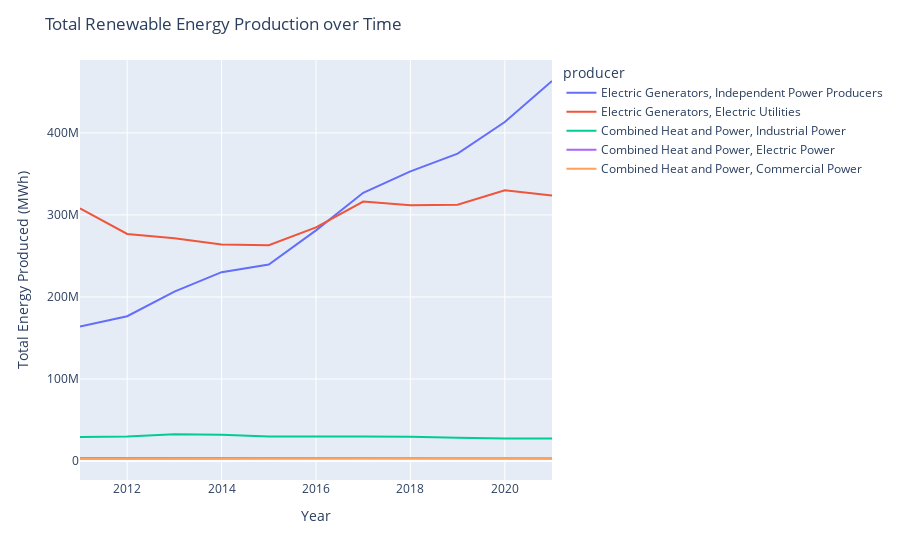

Source (notebook cell):
### Code cell
import plotly.express as px

fig = px.line(renewable_energy, x="year", y="total_generated", color='producer')
fig.update_layout(xaxis_title="Year", yaxis_title="Total Energy Produced (MWh)", title="Total Renewable Energy Production over Time")
fig.show()

### Figure 1 — Plotly figure (JSON) as saved in the notebook; plotly's stock layout.template omitted (floating-point values rounded to 4 significant figures)
{"data": [{"hovertemplate": "producer=Electric Generators, Independent Power Producers<br>year=%{x}<br>total_generated=%{y}<extra></extra>", "legendgroup": "Electric Generators, Independent Power Producers", "line": {"color": "#636efa", "dash": "solid"}, "marker": {"symbol": "circle"}, "mode": "lines", "name": "Electric Generators, Independent Power Producers", "orientation": "v", "showlegend": true, "type": "scatter", "x": [2021, 2020, 2019, 2018, 2017, 2016, 2015, 2014, 2013, 2012, 2011], "xaxis": "x", "y": [463220603, 413285675, 374696610, 353018620, 326992613, 281171219, 239427552, 230200000.0, 206500000.0, 176500000.0, 164000000.0], "yaxis": "y"}, {"hovertemplate": "producer=Electric Generators, Electric Utilities<br>year=%{x}<br>total_generated=%{y}<extra></extra>", "legendgroup": "Electric Generators, Electric Utilities", "line": {"color": "#EF553B", "dash": "solid"}, "marker": {"symbol": "circle"}, "mode": "lines", "name": "Electric Generators, Electric Utilities", "orientation": "v", "showlegend": true, "type": "scatter", "x": [2021, 2020, 2019, 2018, 2017, 2016, 2015, 2014, 2013, 2012, 2011], "xaxis": "x", "y": [323768754, 330066528, 312315445, 311650743, 316339902, 284818611, 263020436, 264000000.0, 271700000.0, 276800000.0, 308000000.0], "yaxis": "y"}, {"hovertemplate": "producer=Combined Heat and Power, Industrial Power<br>year=%{x}<br>total_generated=%{y}<extra></extra>", "legendgroup": "Combined Heat and Power, Industrial Power", "line": {"color": "#00cc96", "dash": "solid"}, "marker": {"symbol": "circle"}, "mode": "lines", "name": "Combined Heat and Power, Industrial Power", "orientation": "v", "showlegend": true, "type": "scatter", "x": [2021, 2020, 2019, 2018, 2017, 2016, 2015, 2014, 2013, 2012, 2011], "xaxis": "x", "y": [27537256, 27441437, 28394560, 29636386, 29932250, 29959608, 30044909, 32190000.0, 32550000.0, 30060000.0, 29420000.0], "yaxis": "y"}, {"hovertemplate": "producer=Combined Heat and Power, Electric Power<br>year=%{x}<br>total_generated=%{y}<extra></extra>", "legendgroup": "Combined Heat and Power, Electric Power", "line": {"color": "#ab63fa", "dash": "solid"}, "marker": {"symbol": "circle"}, "mode": "lines", "name": "Combined Heat and Power, Electric Power", "orientation": "v", "showlegend": true, "type": "scatter", "x": [2021, 2020, 2019, 2018, 2017, 2016, 2015, 2014, 2013, 2012, 2011], "xaxis": "x", "y": [3054152, 3327757, 3414513, 3164689, 3333198, 3366458, 3401869, 3997000.0, 3658000.0, 3745000.0, 3505000.0], "yaxis": "y"}, {"hovertemplate": "producer=Combined Heat and Power, Commercial Power<br>year=%{x}<br>total_generated=%{y}<extra></extra>", "legendgroup": "Combined Heat and Power, Commercial Power", "line": {"color": "#FFA15A", "dash": "solid"}, "marker": {"symbol": "circle"}, "mode": "lines", "name": "Combined Heat and Power, Commercial Power", "orientation": "v", "showlegend": true, "type": "scatter", "x": [2021, 2020, 2019, 2018, 2017, 2016, 2015, 2014, 2013, 2012, 2011], "xaxis": "x", "y": [3694951, 3560827, 3614656, 3440860, 3490190, 3443073, 3254719, 3260000.0, 3000000.0, 2573000.0, 2502000.0], "yaxis": "y"}], "layout": {"legend": {"title": {"text": "producer"}, "tracegroupgap": 0}, "margin": {"t": 60}, "title": {"text": "Total Renewable Energy Production over Time"}, "xaxis": {"anchor": "y", "domain": [0, 1], "title": {"text": "Year"}}, "yaxis": {"anchor": "x", "domain": [0, 1], "title": {"text": "Total Energy Produced (MWh)"}}}}
